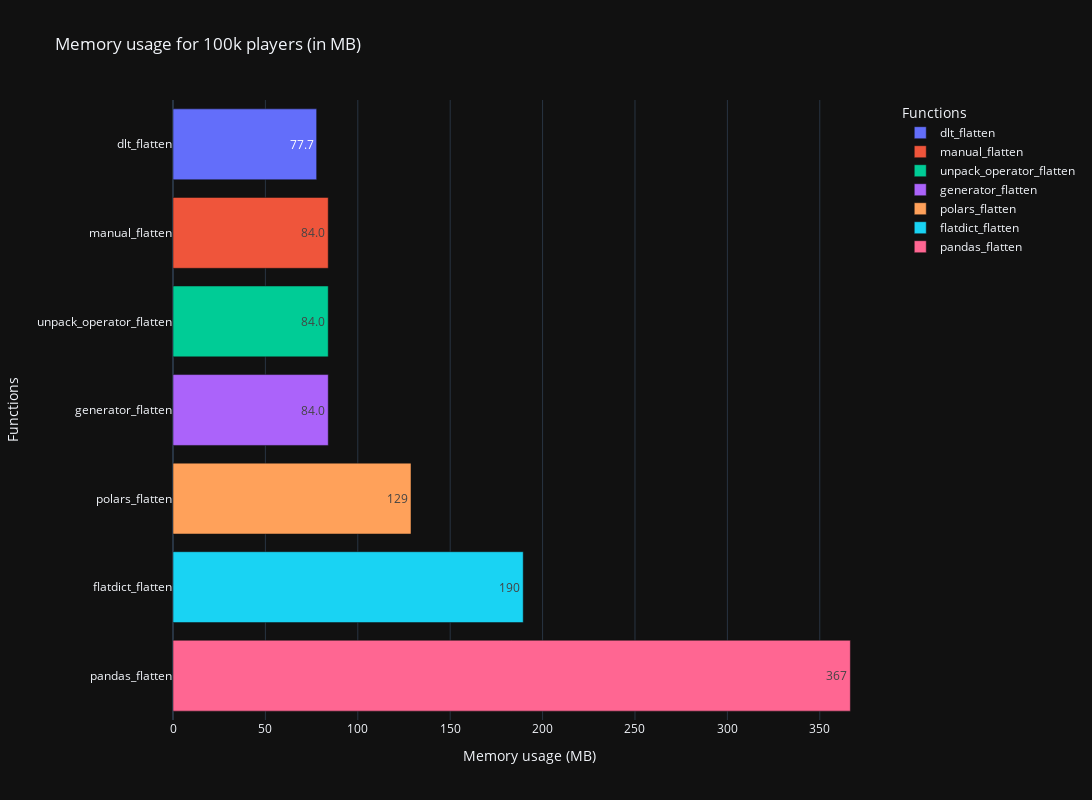

The notebook cell this image was saved under:
### Code cell
bar_time = px.bar(
    df_max_players.sort_values('memory_in_mb'),
    title='Memory usage for 100k players (in MB)',
    labels=labels,
    x='memory_in_mb',
    y='function',
    color='function',
    #barmode='group',
    text_auto='.3s',
    orientation='h',
    template=template,
    height=height,
    width=width
)

bar_time.show()

### Figure 1 — Plotly figure (JSON) as saved in the notebook; plotly's stock layout.template omitted (floating-point values rounded to 4 significant figures)
{"data": [{"hovertemplate": "Functions=%{y}<br>Memory usage (MB)=%{x}<extra></extra>", "legendgroup": "dlt_flatten", "marker": {"color": "#636efa", "pattern": {"shape": ""}}, "name": "dlt_flatten", "orientation": "h", "showlegend": true, "textposition": "auto", "texttemplate": "%{x:.3s}", "type": "bar", "x": [77.74], "xaxis": "x", "y": ["dlt_flatten"], "yaxis": "y"}, {"hovertemplate": "Functions=%{y}<br>Memory usage (MB)=%{x}<extra></extra>", "legendgroup": "manual_flatten", "marker": {"color": "#EF553B", "pattern": {"shape": ""}}, "name": "manual_flatten", "orientation": "h", "showlegend": true, "textposition": "auto", "texttemplate": "%{x:.3s}", "type": "bar", "x": [84.0], "xaxis": "x", "y": ["manual_flatten"], "yaxis": "y"}, {"hovertemplate": "Functions=%{y}<br>Memory usage (MB)=%{x}<extra></extra>", "legendgroup": "unpack_operator_flatten", "marker": {"color": "#00cc96", "pattern": {"shape": ""}}, "name": "unpack_operator_flatten", "orientation": "h", "showlegend": true, "textposition": "auto", "texttemplate": "%{x:.3s}", "type": "bar", "x": [84.0], "xaxis": "x", "y": ["unpack_operator_flatten"], "yaxis": "y"}, {"hovertemplate": "Functions=%{y}<br>Memory usage (MB)=%{x}<extra></extra>", "legendgroup": "generator_flatten", "marker": {"color": "#ab63fa", "pattern": {"shape": ""}}, "name": "generator_flatten", "orientation": "h", "showlegend": true, "textposition": "auto", "texttemplate": "%{x:.3s}", "type": "bar", "x": [84.01], "xaxis": "x", "y": ["generator_flatten"], "yaxis": "y"}, {"hovertemplate": "Functions=%{y}<br>Memory usage (MB)=%{x}<extra></extra>", "legendgroup": "polars_flatten", "marker": {"color": "#FFA15A", "pattern": {"shape": ""}}, "name": "polars_flatten", "orientation": "h", "showlegend": true, "textposition": "auto", "texttemplate": "%{x:.3s}", "type": "bar", "x": [128.8], "xaxis": "x", "y": ["polars_flatten"], "yaxis": "y"}, {"hovertemplate": "Functions=%{y}<br>Memory usage (MB)=%{x}<extra></extra>", "legendgroup": "flatdict_flatten", "marker": {"color": "#19d3f3", "pattern": {"shape": ""}}, "name": "flatdict_flatten", "orientation": "h", "showlegend": true, "textposition": "auto", "texttemplate": "%{x:.3s}", "type": "bar", "x": [189.5], "xaxis": "x", "y": ["flatdict_flatten"], "yaxis": "y"}, {"hovertemplate": "Functions=%{y}<br>Memory usage (MB)=%{x}<extra></extra>", "legendgroup": "pandas_flatten", "marker": {"color": "#FF6692", "pattern": {"shape": ""}}, "name": "pandas_flatten", "orientation": "h", "showlegend": true, "textposition": "auto", "texttemplate": "%{x:.3s}", "type": "bar", "x": [366.5], "xaxis": "x", "y": ["pandas_flatten"], "yaxis": "y"}], "layout": {"barmode": "relative", "height": 800, "legend": {"title": {"text": "Functions"}, "tracegroupgap": 0}, "title": {"text": "Memory usage for 100k players (in MB)"}, "width": 1200, "xaxis": {"anchor": "y", "domain": [0, 1], "title": {"text": "Memory usage (MB)"}}, "yaxis": {"anchor": "x", "categoryarray": ["pandas_flatten", "flatdict_flatten", "polars_flatten", "generator_flatten", "unpack_operator_flatten", "manual_flatten", "dlt_flatten"], "categoryorder": "array", "domain": [0, 1], "title": {"text": "Functions"}}}}
